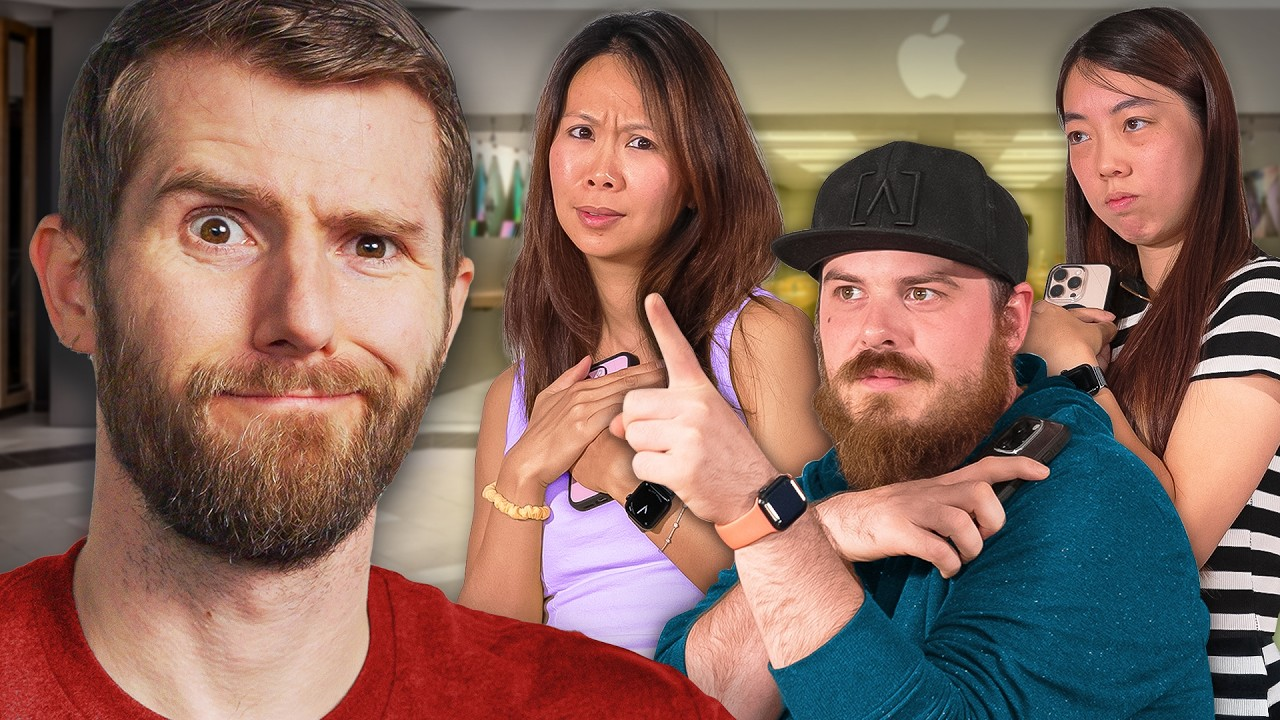
#> input picture data/raw/thumbnails/--5wLkbb1Z8.jpg, 1280 x 720 px; its folder holds only this picture in this run
$ python visual_features.py
#> lines starting #> are read from the running program, lines starting #| are printed output that depends on the picture
### config.py
"""Configuration settings for the YouTube thumbnail analysis project."""
import os
from pathlib import Path
from dotenv import load_dotenv

# Load environment variables
load_dotenv()

# API Configuration
YOUTUBE_API_KEY = os.getenv('YOUTUBE_API_KEY')

# Directory paths
ROOT_DIR = Path(__file__).parent
DATA_DIR = ROOT_DIR / 'data'
RAW_DATA_DIR = DATA_DIR / 'raw'
PROCESSED_DATA_DIR = DATA_DIR / 'processed'
REPORTS_DIR = ROOT_DIR / 'reports'

# Data collection settings
TARGET_CHANNELS = [
    # Tech Reviews & News
    'UCXuqSBlHAE6Xw-yeJA0Tunw',  # Linus Tech Tips (39.14 uploads/month)
    'UC2UXDak6o7rBm23k3Vv5dww',  # Techno Ruhez (7.42 uploads/month)
    'UCBJycsmduvYEL83R_U4JriQ',  # MKBHD

    # Tech Education
    'UC8butISFwT-Wl7EV0hUK0BQ',  # freeCodeCamp (17.39 uploads/month)
    'UCeVMnSShP_Iviwkknt83cww',  # Code with Harry (7.61 uploads/month)
    'UCFbNIlppjAuEX4znoulh0Cw',  # Web Dev Simplified (6.21 uploads/month)

    # Business & Tech
    'UCsBjURrPoezykLs9EqgamOA',  # Fireship
    'UCZ9qFEC82qM6Pk-54Q4TVWA',  # FastAI
    'UCxX9wt5FWQUAAz4UrysqK9A',  # CS Dojo
    'UC4xKdmAXFh4ACyhpiQ_3qBw'   # TechLead
]
VIDEOS_PER_CHANNEL = 200  # Target 200 videos per channel to exceed 500+ total

# Feature extraction settings
IMAGE_SIZE = (224, 224)  # Standard size for thumbnail processing
FACE_DETECTION_CONFIDENCE = 0.9
COLOR_PALETTE_SIZE = 5  # Number of dominant colors to extract

# Model settings
RANDOM_SEED = 42
TEST_SIZE = 0.2
VALIDATION_SIZE = 0.2

# Create directories if they don't exist
for directory in [RAW_DATA_DIR, PROCESSED_DATA_DIR, REPORTS_DIR]:
    directory.mkdir(parents=True, exist_ok=True)

### src/features/visual_features.py
"""Module for extracting visual features from thumbnails."""
import os
import sys
from pathlib import Path
from typing import Dict, List, Tuple, Optional
import numpy as np
import cv2
from PIL import Image
# Load OpenCV face detection model
face_cascade = cv2.CascadeClassifier(cv2.data.haarcascades + 'haarcascade_frontalface_default.xml')
import pytesseract
from sklearn.cluster import KMeans
import json
from tqdm import tqdm

# Add project root to Python path
project_root = os.path.abspath(os.path.join(os.path.dirname(__file__), "../.."))
sys.path.append(project_root)

from config import RAW_DATA_DIR, PROCESSED_DATA_DIR, IMAGE_SIZE, FACE_DETECTION_CONFIDENCE

class ThumbnailFeatureExtractor:
    """Extracts visual features from YouTube thumbnails."""

    def __init__(self):
        """Initialize the feature extractor."""
        self.thumbnails_dir = RAW_DATA_DIR / 'thumbnails'
        self.features_dir = PROCESSED_DATA_DIR / 'visual_features'
        self.features_dir.mkdir(parents=True, exist_ok=True)

    def extract_color_features(self, image: np.ndarray) -> Dict:
        """Extract color-related features from the image.

        Args:
            image: OpenCV image array

        Returns:
            Dictionary containing color features
        """
        # Convert to different color spaces
        hsv = cv2.cvtColor(image, cv2.COLOR_BGR2HSV)
        lab = cv2.cvtColor(image, cv2.COLOR_BGR2LAB)

        # Extract dominant colors using k-means
        pixels = image.reshape(-1, 3)
        kmeans = KMeans(n_clusters=5, n_init=1).fit(pixels)
        colors = kmeans.cluster_centers_
        counts = np.bincount(kmeans.labels_)
        percentages = counts / len(pixels)

        # Calculate color statistics
        brightness = np.mean(lab[:,:,0])
        saturation = np.mean(hsv[:,:,1])

        # Calculate color contrast
        lab_std = np.std(lab[:,:,0])
        contrast = lab_std / 100.0  # Normalize to 0-1

        # Calculate color diversity (entropy of color distribution)
        hist = cv2.calcHist([image], [0,1,2], None, [8,8,8], [0,256,0,256,0,256])
        hist = cv2.normalize(hist, hist).flatten()
        non_zero = hist[hist > 0]
        color_entropy = -np.sum(non_zero * np.log2(non_zero))

        return {
            'dominant_colors': colors.tolist(),
            'color_percentages': percentages.tolist(),
            'brightness': float(brightness),
            'saturation': float(saturation),
            'contrast': float(contrast),
            'color_entropy': float(color_entropy)
        }

    def extract_face_features(self, image: np.ndarray) -> Dict:
        """Extract face-related features from the image.

        Args:
            image: OpenCV image array

        Returns:
            Dictionary containing face features
        """
        # Convert to grayscale for face detection
        gray = cv2.cvtColor(image, cv2.COLOR_BGR2GRAY)

        # Detect faces
        faces_rect = face_cascade.detectMultiScale(
            gray,
            scaleFactor=1.1,
            minNeighbors=5,
            minSize=(30, 30)
        )

        faces = []
        for (x, y, w, h) in faces_rect:
            face_area = w * h
            image_area = image.shape[0] * image.shape[1]

            face_info = {
                'bbox': [int(x), int(y), int(x+w), int(y+h)],
                'relative_size': face_area / image_area,
                'center': [(x + w/2) / image.shape[1],
                          (y + h/2) / image.shape[0]]
            }
            faces.append(face_info)

        return {
            'num_faces': len(faces),
            'faces': faces,
            'has_faces': len(faces) > 0
        }

    def extract_text_features(self, image: np.ndarray) -> Dict:
        """Extract text-related features from the image.

        Args:
            image: OpenCV image array

        Returns:
            Dictionary containing text features
        """
        # Convert to grayscale
        gray = cv2.cvtColor(image, cv2.COLOR_BGR2GRAY)

        # Detect text using Tesseract
        text = pytesseract.image_to_string(gray)
        words = [w for w in text.split() if len(w) > 1]  # Filter single chars

        # Get text bounding boxes
        boxes = pytesseract.image_to_boxes(gray)
        text_regions = []

        if boxes:
            for box in boxes.splitlines():
                b = box.split()
                if len(b) == 6:  # Standard box format
                    x1, y1, x2, y2 = map(int, b[1:5])
                    # Convert to relative coordinates
                    text_regions.append({
                        'bbox': [
                            x1 / image.shape[1],
                            y1 / image.shape[0],
                            x2 / image.shape[1],
                            y2 / image.shape[0]
                        ]
                    })

        return {
            'has_text': len(words) > 0,
            'word_count': len(words),
            'text_content': text.strip(),
            'text_regions': text_regions
        }

    # [56 lines left out: function analyze_composition, not called in this run]

    def extract_features(self, video_id: str) -> Optional[Dict]:
        """Extract all features for a single thumbnail.

        Args:
            video_id: YouTube video ID

        Returns:
            Dictionary containing all extracted features or None if error
        """
        try:
            # Load image
            image_path = self.thumbnails_dir / f"{video_id}.jpg"
            image = cv2.imread(str(image_path))

            if image is None:
                print(f"Failed to load image for video {video_id}")
                return None

            # Resize for consistent processing
            image = cv2.resize(image, IMAGE_SIZE)

            # Extract all features
            features = {
                'video_id': video_id,
                'color_features': self.extract_color_features(image),
                'face_features': self.extract_face_features(image),
                'text_features': self.extract_text_features(image),
                'composition_features': self.analyze_composition(image)
            }

            return features

        except Exception as e:
            print(f"Error extracting features for video {video_id}: {e}")
            return None

    def process_all_thumbnails(self):
        """Extract features from all thumbnails in the dataset."""
        # Get list of all thumbnails
        thumbnail_files = list(self.thumbnails_dir.glob('*.jpg'))

        if not thumbnail_files:
            print("No thumbnails found!")
            return

        # Process all thumbnails
        all_features = []
        failed = []

        for thumb_path in tqdm(thumbnail_files, desc="Extracting features"):
            video_id = thumb_path.stem
            features = self.extract_features(video_id)
#> in extract_features, image is the input picture: shape (720, 1280, 3); mean B, G, R 93, 103.9, 134.7
#> in extract_features, `image = cv2.resize(image, IMAGE_SIZE)`:
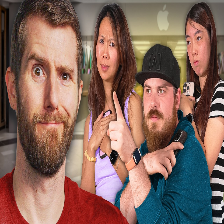
#> image: shape (224, 224, 3); mean B, G, R 93, 103.8, 134.6
#> in extract_color_features, `hsv = cv2.cvtColor(image, cv2.COLOR_BGR2HSV)`: hsv: shape (224, 224, 3); mean H, S, V 27.4, 111.8, 143.1
#> in extract_color_features, `lab = cv2.cvtColor(image, cv2.COLOR_BGR2LAB)`: lab: shape (224, 224, 3); mean of channels 0, 1, 2 118.6, 139.9, 139.9
#> in extract_color_features, `colors = kmeans.cluster_centers_`: colors = [[170.2, 185, 227.9], [61.13, 74.13, 125.9], [110.3, 135.1, 182.4], [98.62, 74.5, 10.88], [30.64, 34.88, 51.56]]
#> in extract_color_features, `counts = np.bincount(kmeans.labels_)`: counts = [11237, 11794, 11290, 4345, 11510]
#> in extract_color_features, `percentages = counts / len(pixels)`: percentages = [0.224, 0.235, 0.225, 0.0866, 0.229]
#> in extract_color_features, `brightness = np.mean(lab[:,:,0])`: brightness = 118.6
#> in extract_color_features, `saturation = np.mean(hsv[:,:,1])`: saturation = 111.8
#> in extract_color_features, `lab_std = np.std(lab[:,:,0])`: lab_std = 61.01
#> in extract_color_features, `contrast = lab_std / 100.0`: contrast = 0.61
#> in extract_color_features, `hist = cv2.normalize(hist, hist).flatten()`: hist = 512 values, max 0.345 at index 230, min 0 at index 6, mean 0.0118
#> in extract_color_features, `non_zero = hist[hist > 0]`: non_zero = 156 values, max 0.345 at index 86, min 0.00012 at index 6, mean 0.0387
#> in extract_color_features, `color_entropy = -np.sum(non_zero * np.log2(non_zero))`: color_entropy = 18.35
#> in extract_face_features, `gray = cv2.cvtColor(image, cv2.COLOR_BGR2GRAY)`:
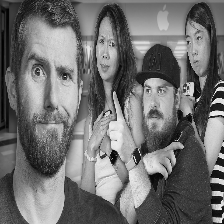
#> gray: shape (224, 224); min 0, max 254, mean 111.8
#> in extract_face_features, `faces_rect = face_cascade.detectMultiScale( gray, scaleFactor=1.1, min..`: faces_rect = [[128, 70, 52, 52], [7, 37, 90, 90]]
#> the loop in extract_face_features, `for (x, y, w, h) in faces_rect:` made 2 passes
#> (x, y, w, h, face_area, image_area) on passes 1 to 2: (128, 70, 52, 52, 2704, 50176), (7, 37, 90, 90, 8100, 50176)
#> after the loop in extract_face_features, `for (x, y, w, h) in faces_rect:`: faces = 2 items

            if features:
                all_features.append(features)
            else:
                failed.append(video_id)

        # Save features
        features_path = self.features_dir / 'thumbnail_features.json'
        with open(features_path, 'w') as f:
            json.dump(all_features, f, indent=2)

        # Print summary
        print(f"\nFeature Extraction Summary:")
        print(f"Successfully processed: {len(all_features)}")
        print(f"Failed: {len(failed)}")
        if failed:
            print("\nFailed videos:")
            for video_id in failed:
                print(f"- {video_id}")

        print(f"\nFeatures saved to {features_path}")

if __name__ == "__main__":
    extractor = ThumbnailFeatureExtractor()
    extractor.process_all_thumbnails()
#> (the call stopped at in extract_text_features, `text = pytesseract.image_to_string(gray)`: pytesseract is not available in this run)

$ run again, on data/raw/thumbnails/0LN5tpxSviE.jpg
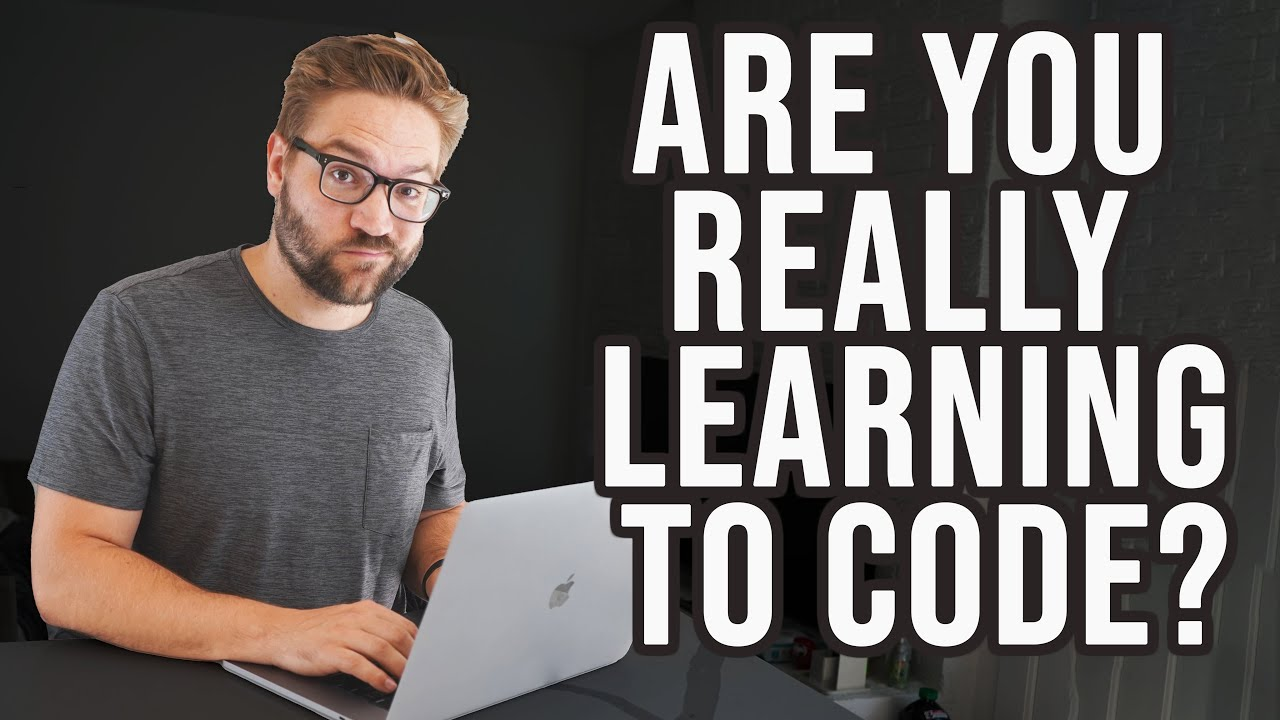
#> input picture data/raw/thumbnails/0LN5tpxSviE.jpg, 1280 x 720 px
#> in extract_features, image is the input picture: shape (720, 1280, 3); mean B, G, R 93, 95, 100.4
#> in extract_features, `image = cv2.resize(image, IMAGE_SIZE)`:
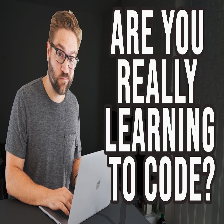
#> image: shape (224, 224, 3); mean B, G, R 92.6, 94.6, 99.9
#> hsv: shape (224, 224, 3); mean H, S, V 46.4, 24.4, 100.9
#> lab: shape (224, 224, 3); mean of channels 0, 1, 2 98.1, 129.9, 130
#> colors = [[34.74, 35.69, 37.49], [247.5, 247.7, 248.3], [175.2, 174, 180.1], [82.39, 82.43, 87.86], [114.7, 139.6, 188.5]]
#> counts = [27810, 8660, 3283, 7307, 3116]
#> percentages = [0.554, 0.173, 0.0654, 0.146, 0.0621]
#> brightness = 98.14
#> saturation = 24.37
#> lab_std = 83.08
#> contrast = 0.831
#> hist = 512 values, max 0.868 at index 73, min 0 at index 2, mean 0.00425
#> non_zero = 72 values, max 0.868 at index 9, min 4.34e-05 at index 5, mean 0.0302
#> color_entropy = 4.6
#> in extract_face_features, `gray = cv2.cvtColor(image, cv2.COLOR_BGR2GRAY)`:
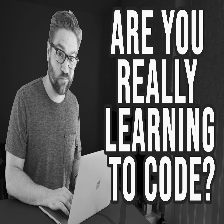
#> gray: shape (224, 224); min 0, max 255, mean 96
#> faces_rect = ()
#> after the loop in extract_face_features, `for (x, y, w, h) in faces_rect:`: faces = []
